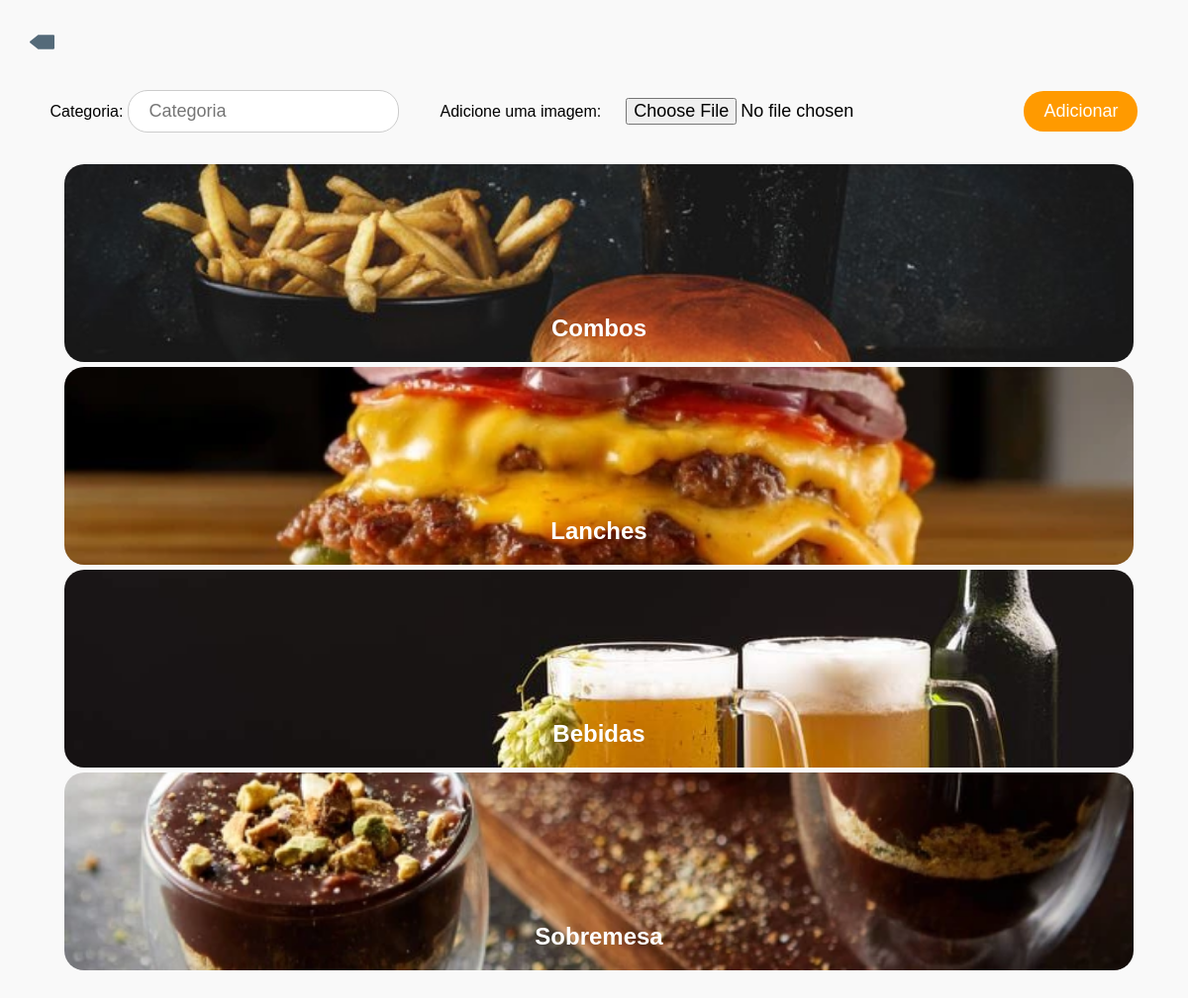
/admin/categorias.php (signed in), run on the app's committed database.
### tables this page shows
CREATE TABLE `categoria` (
  `id_categoria` int(11) NOT NULL,
  `categoria` varchar(100) NOT NULL,
  `nome_categoria` varchar(100) NOT NULL,
  `img` varchar(200) NOT NULL,
  `data_cadastro` date NOT NULL
);

### admin/categorias.php (the view, shortened to what this page needs)
<?php
include_once("../config/conexao.php");
    $consulta = $conexao->query("SELECT * FROM categoria");
    $cat = $consulta->fetchAll(PDO::FETCH_ASSOC);
    $botao = "Adicionar";
    $cor = "#ff9a00";
    $input_categoria = "";
    $url = "";
    $required = "required";
?>
<!DOCTYPE html>
<html lang="pt">
<head>
    <link rel="stylesheet" href="../css/style.css">
    <link rel="stylesheet" href="../css/painel.css" />
</head>
<body>
    <a href="painel.php"><img src="../icons/backward-svgrepo-com.svg" style="margin-top: 30px; margin-left:30px;" width="25px"></a>
    <section class="add_categoria">
        <form action="../processos/proc_categoria.php<?=$url?>" method="post" enctype="multipart/form-data">
            <div class="itens_form_categoria">
                <label for="categoria">Categoria: </label>
                <input type="text" name="categoria" placeholder="Categoria" value="<?=$input_categoria?>" <?=$required?>>
            </div>
            <?php
                if (isset($input_file)) {
                    ?>
                    <div class="itens_form_categoria">
                        <label for="img" style="cursor:pointer;"> <img src="<?=$input_file?>" style="width: 150px; margin-right: 10px;"> Alterar a imagem: </label>
                        <input type="file" name="img" id="img">
                    </div>
                    <?php
                }else{
                    ?>
                    <div class="itens_form_categoria">
                        <label for="img">Adicione uma imagem: </label>
                        <input type="file" name="img" id="img" <?=$required?>>
                    </div>
                    <?php
                }
            ?>
            <input type="submit" name="add" style="background-color: <?=$cor?>;" value="<?=$botao?>" class="itens_form_categoria">
        </form>
    </section>
    <section class="produtos categorias">
        <?php
            foreach ($cat as $i => $categoria) {
                ?>
                <div class="categoria" style="background-image: url('../<?=$categoria['img']?>');">
                    <div>
                        <h2><?=$categoria['categoria']?></h2>
                    </div>
                </div>
                <?php
            }
        ?>
    </section>
</body>
</html>

### css/style.css (style rules this page uses)
* { margin: 0; padding: 0; box-sizing: border-box; font-family: "Raleway", sans-serif; }
input, select, textarea { outline: none; }
input[type=submit] { cursor: pointer; }
.produtos { display: flex; justify-content: center; flex-wrap: wrap; margin: 0 40px; }
.reserva div, a { margin: auto; }

### css/painel.css (style rules this page uses)
body { background-color: rgb(249, 249, 249); }
.produtos { width: 90%; margin: auto; }
.produtos>a, .categoria { flex: 1; margin: 5px; text-align: center; height: 150px; border-radius: 20px; display: flex; justify-content: center; align-items: flex-end; padding: 20px; color: white; background-position: bottom; background-size: cover; }
.categorias { display: block; height: auto; margin-bottom: 30px; align-items: center; }
.categoria { flex-direction: column; width: 100%; height: 200px; background-position: center; align-items: center; justify-content: end; }
.add_categoria { margin: 30px; }
.add_categoria form { display: flex; flex-wrap: wrap; }
.itens_form_categoria { margin: auto; display: flex; flex-wrap: wrap; align-items: center; }
.itens_form_categoria label { display: flex; flex-wrap: wrap; align-items: center; margin-right: 5px; }
.add_categoria input { padding: 10px 20px; font-size: 18px; border-radius: 20px; }
.add_categoria input[type=text] { border: 1px solid #ccc; color: #6d6d6d; }
.add_categoria input[type=submit] { border: none; color: white; background-color: #ff9a00; }

### data on the page
categoria: img (picture), categoria "Combos"
categoria: img (picture), categoria "Lanches"
categoria: img (picture), categoria "Bebidas"
categoria: img (picture), categoria "Sobremesa"
